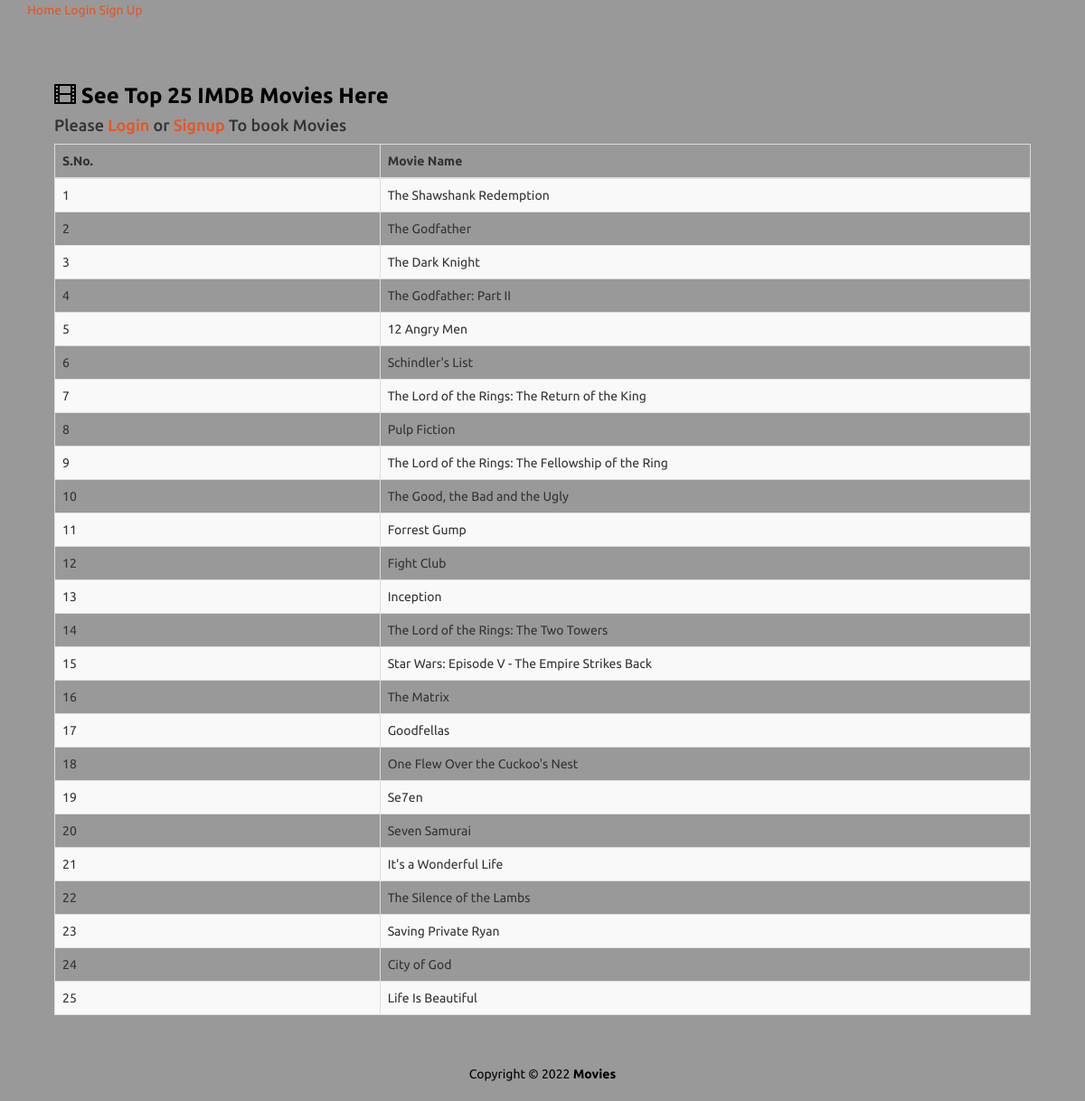
The page / on the database its author committed.
### models/movies.py (models this page shows, shortened)
class MovieModel(db.Model):
    __tablename__ = 'movies'
    id = db.Column(db.Integer, primary_key=True)
    name = db.Column(db.String(80), unique=True, nullable=False)

### main/routes.py (the view)
@main.route('/')
def index():
    movie = Movie()
    movies = movie.get()
    if not movies:
        movie.post()
    movie_list = movie.get()
    return render_template('index.html', movies=movie_list)

### resources/movies.py (called while the page is built)
    def get(self):
        return MovieModel.query.all()

### templates/index.html
{% extends "base.html" %}
{% block content %}
	<body>
		<div class="container-fluid" id="wrapper">
			<div class="panel-body">
				<h3 class="lean-h text-black">
					<i class="glyphicon glyphicon-film"></i> See Top 25 IMDB Movies Here
				</h3>
				<h4>
					{% if not current_user.is_authenticated %}
					Please <a href="{{ url_for('auth.login') }}">Login</a> or
					<a href="{{ url_for('auth.signup') }}">Signup</a> To book Movies
					{% endif %}
				</h4>
				<div class="table-responsive">
					<table class="table table-striped table-hover table-bordered">
						<thead>
							<tr>
								<th style="width: 5%;">S.No.</th>
								<th style="width: 10%;">Movie Name</th>
							</tr>
						</thead>
						<tbody>
							{% for movie in movies %}
							<tr>
								<td>{{ loop.index }}</td>
								<td>{{ movie.name }}</td>
							</tr>
							{% endfor %}
						</tbody>
					</table>
				</div>
			</div>
		</div>
	</body>
{% endblock %}

### templates/base.html (shortened to what this page needs)
<!DOCTYPE html>
<html>
<head>
    <link rel="stylesheet" href="{{ url_for('static', filename='bs/css/united.min.css')}}" />
    <link rel="stylesheet" href="{{ url_for('static', filename='styles.css')}}" />
</head>
<body>
    <section class="hero is-primary is-fullheight">
        <div class="hero-head">
            <nav class="navbar">
                <div class="container">
                    <div id="navbarMenuHeroA" class="navbar-menu">
                        <div class="navbar-end">
                            <a href="{{ url_for('main.index') }}" class="navbar-item">
                                Home
                            </a>
                            {% if not current_user.is_authenticated %}
                            <a href="{{ url_for('auth.login') }}" class="navbar-item">
                                Login
                            </a>
                            <a href="{{ url_for('auth.signup') }}" class="navbar-item">
                                Sign Up
                            </a>
                            {% endif %}
                        </div>
                    </div>
                </div>
            </nav>
        </div>
        <div class="hero-body">
            <div class="container has-text-centered">
               {% block content %}
               {% endblock %}
            </div>
        </div>
    </section>
    <footer>
        <div class="row pad">
            <div class="col-lg-12 text-center">
                Copyright &copy; 2022 <strong>Movies</strong>
            </div>
        </div>
    </footer>
</body>
</html>

### static/styles.css (style rules this page uses)
body { background: rgba(0, 0, 0, .4); font-family: 'Ubuntu', sans-serif; }
.lean-h { margin-top: 5px; margin-bottom: 10px; font-weight: bolder; }
.text-black { color: black !important; }
footer { margin-top: 20px; color: black; margin-bottom: 20px; }

### rows shown on the page
MovieModel: name "The Shawshank Redemption"
MovieModel: name "The Godfather"
MovieModel: name "The Dark Knight"
MovieModel: name "The Godfather: Part II"
MovieModel: name "12 Angry Men"
MovieModel: name "Schindler's List"
MovieModel: name "The Lord of the Rings: The Return of the King"
MovieModel: name "Pulp Fiction"
MovieModel: name "The Lord of the Rings: The Fellowship of the Ring"
MovieModel: name "The Good, the Bad and the Ugly"
MovieModel: name "Forrest Gump"
MovieModel: name "Fight Club"
MovieModel: name "Inception"
MovieModel: name "The Lord of the Rings: The Two Towers"
MovieModel: name "Star Wars: Episode V - The Empire Strikes Back"
MovieModel: name "The Matrix"
MovieModel: name "Goodfellas"
MovieModel: name "One Flew Over the Cuckoo's Nest"
MovieModel: name "Se7en"
MovieModel: name "Seven Samurai"
MovieModel: name "It's a Wonderful Life"
MovieModel: name "The Silence of the Lambs"
MovieModel: name "Saving Private Ryan"
MovieModel: name "City of God"
MovieModel: name "Life Is Beautiful"
